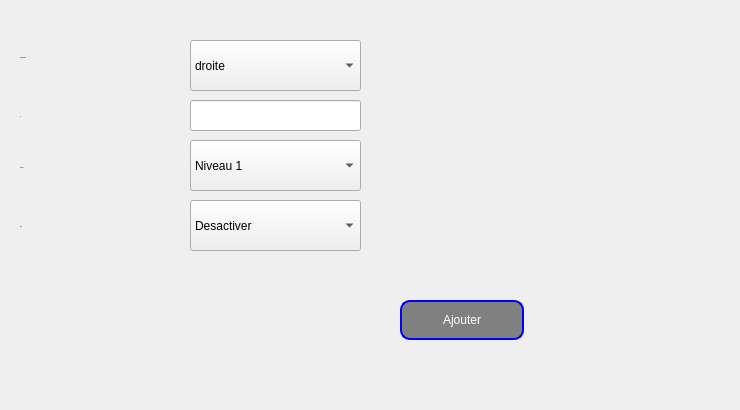
     <widget class="QWidget" name="tab_26">
      <attribute name="title">
       <string>Ajouter</string>
      </attribute>
      <widget class="QLabel" name="label_28">
       <property name="geometry">
        <rect>
         <x>20</x>
         <y>220</y>
         <width>47</width>
         <height>13</height>
        </rect>
       </property>
       <property name="font">
        <font>
         <pointsize>-1</pointsize>
        </font>
       </property>
       <property name="text">
        <string>Etat</string>
       </property>
      </widget>
      <widget class="QLabel" name="label_29">
       <property name="geometry">
        <rect>
         <x>20</x>
         <y>160</y>
         <width>101</width>
         <height>16</height>
        </rect>
       </property>
       <property name="font">
        <font>
         <pointsize>-1</pointsize>
        </font>
       </property>
       <property name="text">
        <string>Intensité</string>
       </property>
      </widget>
      <widget class="QLabel" name="label_30">
       <property name="geometry">
        <rect>
         <x>20</x>
         <y>50</y>
         <width>111</width>
         <height>16</height>
        </rect>
       </property>
       <property name="font">
        <font>
         <pointsize>-1</pointsize>
        </font>
       </property>
       <property name="text">
        <string>Emplacement</string>
       </property>
      </widget>
      <widget class="QLabel" name="label_31">
       <property name="geometry">
        <rect>
         <x>20</x>
         <y>110</y>
         <width>47</width>
         <height>13</height>
        </rect>
       </property>
       <property name="font">
        <font>
         <pointsize>-1</pointsize>
        </font>
       </property>
       <property name="text">
        <string>ID</string>
       </property>
      </widget>
      <widget class="QPushButton" name="Button_ajout3">
       <property name="geometry">
        <rect>
         <x>400</x>
         <y>300</y>
         <width>124</width>
         <height>40</height>
        </rect>
       </property>
       <property name="styleSheet">
        <string notr="true">QPushButton {
color: white;
  background: gray;

border-width: 2px;
border-color: blue;
border-style: solid;
border-radius: 10;
padding: 3px;
font-size: 12px;
padding-left: 5px;
padding-right: 5px;
min-width: 110px;
max-width: 110px;
min-height: 30px;
max-height: 30px;
}</string>
       </property>
       <property name="text">
        <string>Ajouter</string>
       </property>
       <property name="iconSize">
        <size>
         <width>25</width>
         <height>25</height>
        </size>
       </property>
      </widget>
      <widget class="QLineEdit" name="lineEdit_id3">
       <property name="geometry">
        <rect>
         <x>190</x>
         <y>100</y>
         <width>171</width>
         <height>31</height>
        </rect>
       </property>
       <property name="styleSheet">
        <string notr="true">QLineEdit
{
    border-color: blue

    
}

</string>
       </property>
      </widget>
      <widget class="QComboBox" name="comboBox_17">
       <property name="geometry">
        <rect>
         <x>190</x>
         <y>200</y>
         <width>171</width>
         <height>51</height>
        </rect>
       </property>
       <item>
        <property name="text">
         <string>Desactiver</string>
        </property>
       </item>
      </widget>
      <widget class="QComboBox" name="comboBox_18">
       <property name="geometry">
        <rect>
         <x>190</x>
         <y>140</y>
         <width>171</width>
         <height>51</height>
        </rect>
       </property>
       <item>
        <property name="text">
         <string>Niveau 1</string>
        </property>
       </item>
       <item>
        <property name="text">
         <string>Niveau 2</string>
        </property>
       </item>
       <item>
        <property name="text">
         <string>Niveau 3</string>
        </property>
       </item>
      </widget>
      <widget class="QComboBox" name="comboBox_16">
       <property name="geometry">
        <rect>
         <x>190</x>
         <y>40</y>
         <width>171</width>
         <height>51</height>
        </rect>
       </property>
       <item>
        <property name="text">
         <string>droite</string>
        </property>
       </item>
       <item>
        <property name="text">
         <string>milieu</string>
        </property>
       </item>
       <item>
        <property name="text">
         <string>gauche</string>
        </property>
       </item>
      </widget>
      <widget class="QLabel" name="label_137">
       <property name="geometry">
        <rect>
         <x>0</x>
         <y>0</y>
         <width>731</width>
         <height>401</height>
        </rect>
       </property>
       <property name="text">
        <string/>
       </property>
       <property name="pixmap">
        <pixmap>../../Desktop/qt/ok.jpg</pixmap>
       </property>
       <property name="scaledContents">
        <bool>true</bool>
       </property>
      </widget>
      <zorder>label_137</zorder>
      <zorder>label_28</zorder>
      <zorder>label_29</zorder>
      <zorder>label_30</zorder>
      <zorder>label_31</zorder>
      <zorder>Button_ajout3</zorder>
      <zorder>lineEdit_id3</zorder>
      <zorder>comboBox_17</zorder>
      <zorder>comboBox_18</zorder>
      <zorder>comboBox_16</zorder>
     </widget>
